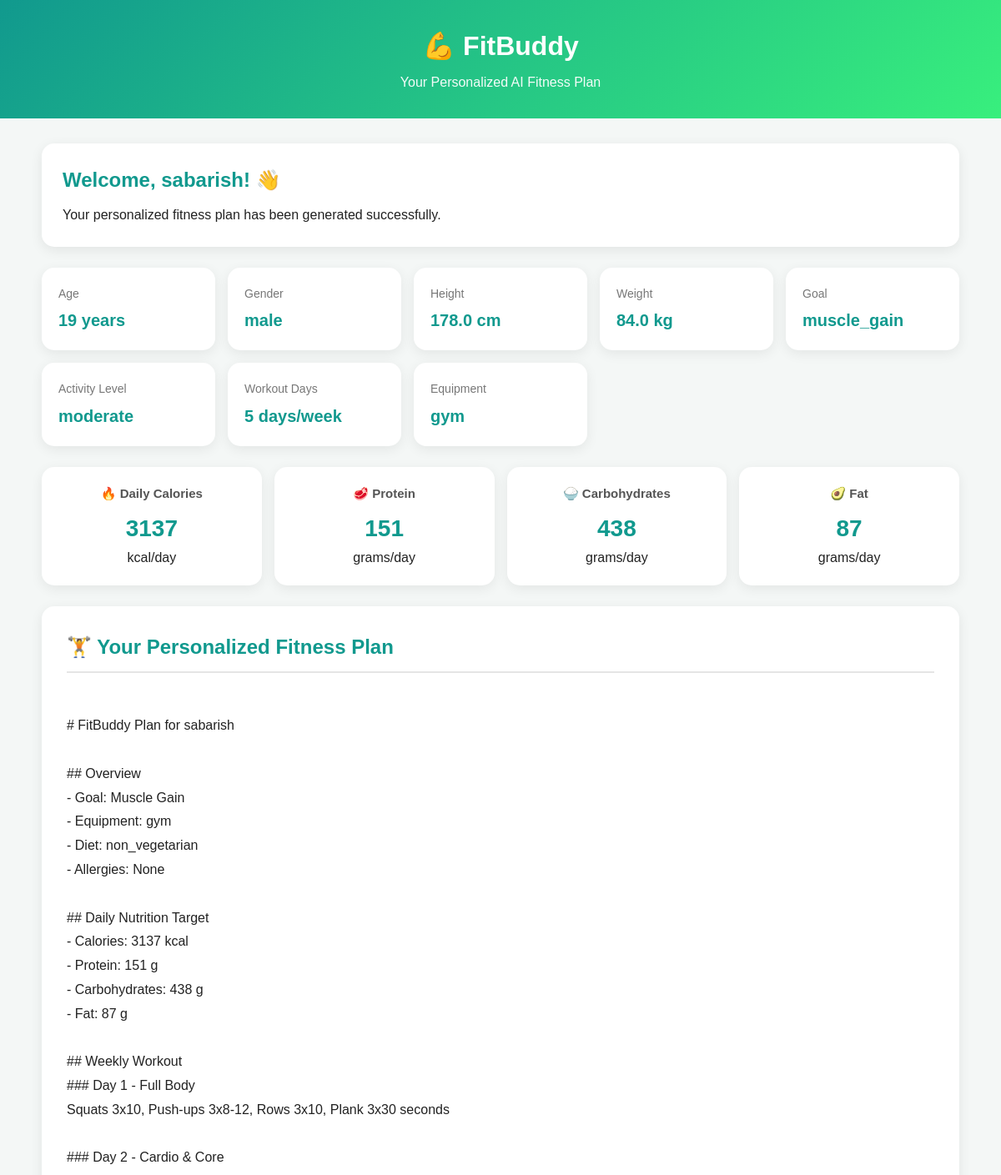
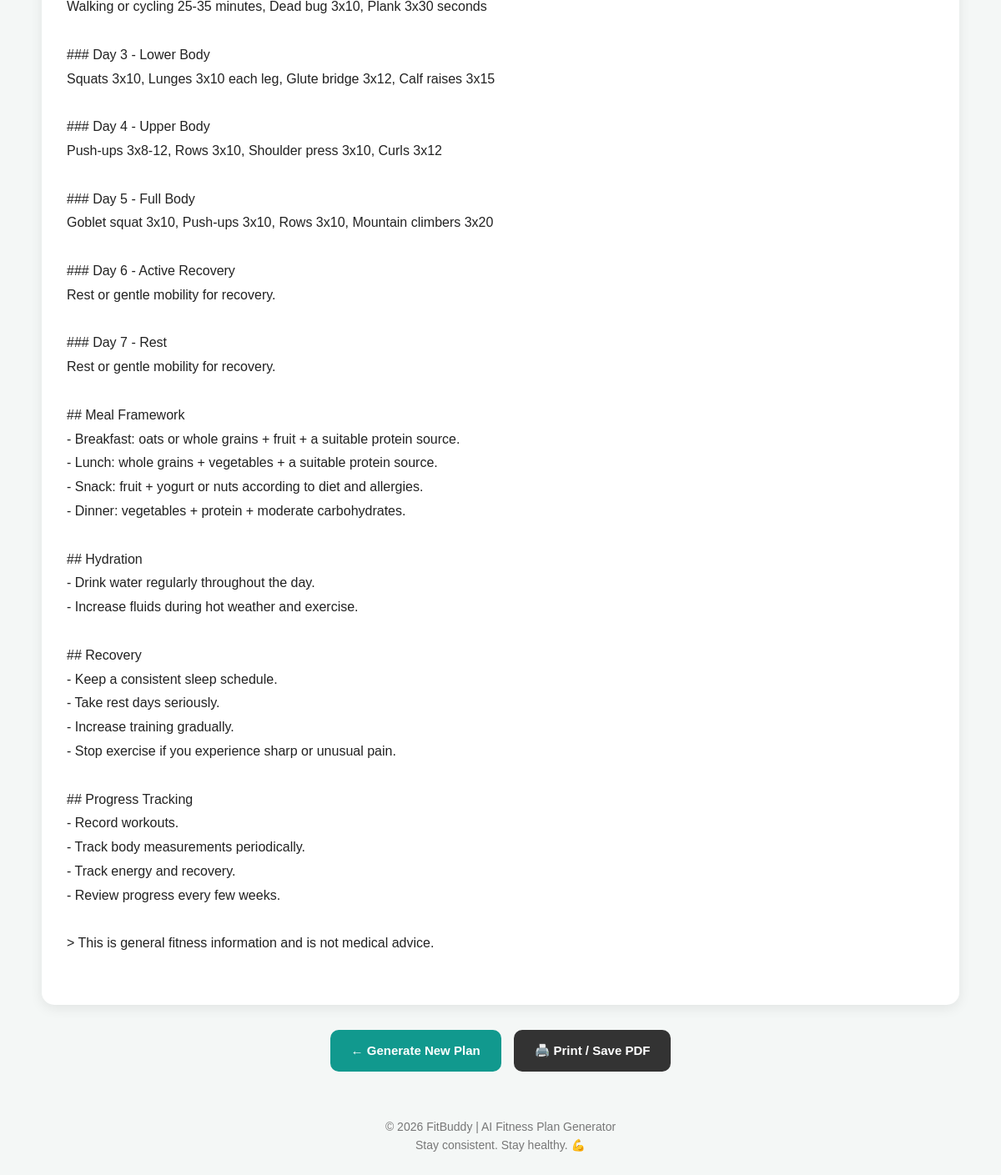
The page /result/1 on the database its author committed (2 pictures, top to bottom).
### tables this page shows
CREATE TABLE users (
    id INTEGER PRIMARY KEY AUTOINCREMENT,

    name TEXT NOT NULL,

    age INTEGER NOT NULL,

    gender TEXT NOT NULL,

    height_cm REAL NOT NULL,

    weight_kg REAL NOT NULL,

    goal TEXT NOT NULL,

    activity_level TEXT NOT NULL,

    workout_days INTEGER NOT NULL,

    equipment TEXT NOT NULL,

    diet TEXT NOT NULL,

    allergies TEXT DEFAULT '',

    created_at TEXT NOT NULL DEFAULT CURRENT_TIMESTAMP
);

CREATE TABLE fitness_plans (
    id INTEGER PRIMARY KEY AUTOINCREMENT,

    user_id INTEGER NOT NULL,

    plan_text TEXT NOT NULL,

    calories INTEGER,

    protein_g INTEGER,

    carbs_g INTEGER,

    fat_g INTEGER,

    created_at TEXT NOT NULL DEFAULT CURRENT_TIMESTAMP,

    FOREIGN KEY (user_id)
        REFERENCES users(id)
        ON DELETE CASCADE
);

### app/routes.py (the view)
@main_bp.get("/result/<int:plan_id>")
def result(
    plan_id
):
    plan = get_plan(
        plan_id
    )
    if plan is None:
        return (
            "Fitness plan not found.",
            404
        )
    bmi = calculate_bmi(
        plan["height_cm"],
        plan["weight_kg"]
    )
    return render_template(
        "result.html",
        plan=plan,
        bmi=bmi,
        bmi_label=bmi_category(
            bmi
        )
    )

### app/database.py (called while the page is built)
def get_db():
    if "db" not in g:
        g.db = sqlite3.connect(
            current_app.config["DATABASE"]
        )
        g.db.row_factory = sqlite3.Row
        g.db.execute(
            "PRAGMA foreign_keys = ON"
        )
    return g.db

def get_plan(plan_id):
    db = get_db()
    return db.execute(
        """
        SELECT
            p.*,

            u.name,
            u.goal,
            u.age,
            u.gender,
            u.height_cm,
            u.weight_kg,
            u.activity_level,
            u.workout_days,
            u.equipment,
            u.diet,
            u.allergies

        FROM fitness_plans p

        JOIN users u
            ON u.id = p.user_id

        WHERE p.id = ?
        """,
        (plan_id,)
    ).fetchone()

### app/nutrition.py (called while the page is built)
def calculate_bmi(
    height_cm,
    weight_kg
):
    height_m = height_cm / 100
    bmi = weight_kg / (
        height_m * height_m
    )
    return round(
        bmi,
        1
    )

def bmi_category(bmi):
    if bmi < 18.5:
        return "Underweight"
    elif bmi < 25:
        return "Healthy range"
    elif bmi < 30:
        return "Overweight"
    else:
        return "Obesity range"

### app/templates/result.html (shortened to what this page needs)
<!DOCTYPE html>
<html lang="en">
<head>
</head>
<body>
    <div class="header">
        <h1>💪 FitBuddy</h1>
        <p>Your Personalized AI Fitness Plan</p>
    </div>
    <div class="container">
        {% if plan %}
        <div class="welcome">
            <h2>
                Welcome, {{ plan["name"] }}! 👋
            </h2>
            <p>
                Your personalized fitness plan has been generated successfully.
            </p>
        </div>
        <div class="info-grid">
            <div class="info-card">
                <div class="label">
                    Age
                </div>
                <div class="value">
                    {{ plan["age"] }} years
                </div>
            </div>
            <div class="info-card">
                <div class="label">
                    Gender
                </div>
                <div class="value">
                    {{ plan["gender"] }}
                </div>
            </div>
            <div class="info-card">
                <div class="label">
                    Height
                </div>
                <div class="value">
                    {{ plan["height_cm"] }} cm
                </div>
            </div>
            <div class="info-card">
                <div class="label">
                    Weight
                </div>
                <div class="value">
                    {{ plan["weight_kg"] }} kg
                </div>
            </div>
            <div class="info-card">
                <div class="label">
                    Goal
                </div>
                <div class="value">
                    {{ plan["goal"] }}
                </div>
            </div>
            <div class="info-card">
                <div class="label">
                    Activity Level
                </div>
                <div class="value">
                    {{ plan["activity_level"] }}
                </div>
            </div>
            <div class="info-card">
                <div class="label">
                    Workout Days
                </div>
                <div class="value">
                    {{ plan["workout_days"] }} days/week
                </div>
            </div>
            <div class="info-card">
                <div class="label">
                    Equipment
                </div>
                <div class="value">
                    {{ plan["equipment"] }}
                </div>
            </div>
        </div>
        <div class="nutrition">
            <div class="nutrition-card">
                <h3>🔥 Daily Calories</h3>
                <div class="number">
                    {{ plan["calories"] }}
                </div>
                <p>kcal/day</p>
            </div>
            <div class="nutrition-card">
                <h3>🥩 Protein</h3>
                <div class="number">
                    {{ plan["protein_g"] }}
                </div>
                <p>grams/day</p>
            </div>
            <div class="nutrition-card">
                <h3>🍚 Carbohydrates</h3>
                <div class="number">
                    {{ plan["carbs_g"] }}
                </div>
                <p>grams/day</p>
            </div>
            <div class="nutrition-card">
                <h3>🥑 Fat</h3>
                <div class="number">
                    {{ plan["fat_g"] }}
                </div>
                <p>grams/day</p>
            </div>
        </div>
        <div class="plan-section">
            <h2>
                🏋️ Your Personalized Fitness Plan
            </h2>
            <div class="plan-text">
{{ plan["plan_text"] }}
            </div>
        </div>
        <div class="buttons">
            <a href="/" class="btn btn-primary">
                ← Generate New Plan
            </a>
            <button
                onclick="window.print()"
                class="btn btn-secondary">
                🖨️ Print / Save PDF
            </button>
        </div>
        {% endif %}
    </div>
    <div class="footer">
        <p>
            © 2026 FitBuddy | AI Fitness Plan Generator
        </p>
        <p>
            Stay consistent. Stay healthy. 💪
        </p>
    </div>
</body>
</html>

### app/templates/result.html (style rules this page uses)
* { box-sizing: border-box; margin: 0; padding: 0; }
body { font-family: Arial, Helvetica, sans-serif; background: #f4f7f6; color: #222; line-height: 1.6; }
.header { background: linear-gradient(135deg, #11998e, #38ef7d); color: white; padding: 30px 20px; text-align: center; }
.header h1 { font-size: 32px; margin-bottom: 5px; }
.header p { font-size: 16px; opacity: 0.95; }
.container { width: 92%; max-width: 1100px; margin: 30px auto; }
.welcome { background: white; padding: 25px; border-radius: 15px; margin-bottom: 25px; box-shadow: 0 4px 15px rgba(0, 0, 0, 0.08); }
.welcome h2 { color: #11998e; margin-bottom: 10px; }
.info-grid { display: grid; grid-template-columns: repeat(auto-fit, minmax(180px, 1fr)); gap: 15px; margin-bottom: 25px; }
.info-card { background: white; padding: 20px; border-radius: 15px; box-shadow: 0 4px 15px rgba(0, 0, 0, 0.07); }
.info-card .label { color: #777; font-size: 14px; margin-bottom: 5px; }
.info-card .value { font-size: 20px; font-weight: bold; color: #11998e; }
.nutrition { display: grid; grid-template-columns: repeat(auto-fit, minmax(180px, 1fr)); gap: 15px; margin-bottom: 25px; }
.nutrition-card { background: white; padding: 20px; border-radius: 15px; text-align: center; box-shadow: 0 4px 15px rgba(0, 0, 0, 0.07); }
.nutrition-card h3 { color: #555; font-size: 15px; margin-bottom: 8px; }
.nutrition-card .number { font-size: 28px; font-weight: bold; color: #11998e; }
.plan-section { background: white; padding: 30px; border-radius: 15px; box-shadow: 0 4px 15px rgba(0, 0, 0, 0.08); margin-bottom: 25px; }
.plan-section h2 { color: #11998e; margin-bottom: 20px; border-bottom: 2px solid #e5e5e5; padding-bottom: 10px; }
.plan-text { white-space: pre-wrap; font-size: 16px; line-height: 1.8; }
.buttons { display: flex; gap: 15px; justify-content: center; flex-wrap: wrap; margin: 30px 0; }
.btn { text-decoration: none; padding: 13px 25px; border-radius: 10px; border: none; cursor: pointer; font-size: 15px; font-weight: bold; display: inline-block; }
.btn-primary { background: #11998e; color: white; }
.btn-secondary { background: #333; color: white; }
.footer { text-align: center; padding: 25px; color: #777; font-size: 14px; }

### rows shown on the page
users: name "sabarish", age "19", gender "male", height_cm "178.0", weight_kg "84.0", goal "muscle_gain", activity_level "moderate", workout_days "5", equipment "gym"
fitness_plans: calories "3137", protein_g "151", carbs_g "438", fat_g "87", plan_text "# FitBuddy Plan for sabarish ## Overview - Goal: Muscle Gain - Equipment: gym - Diet: non_vegetarian - Allergies: None ## Daily Nutrition Target - Calories: 3137 kcal - Protein: 151 g - Carbohydrates: 438 g - Fat: 87 g ## Weekly Workout ### Day 1 - Full Body Squats 3x10, Push-ups 3x8-12, Rows 3x10, Plank 3x30 seconds ### Day 2 - Cardio & Core Walking or cycling 25-35 minutes, Dead bug 3x10, Plank 3x30 seconds ### Day 3 - Lower Body Squats 3x10, Lunges 3x10 each leg, Glute bridge 3x12, Calf raises 3x15 ### Day 4 - Upper Body Push-ups 3x8-12, Rows 3x10, Shoulder press 3x10, Curls 3x12 ### Day 5 - Full Body Goblet squat 3x10, Push-ups 3x10, Rows 3x10, Mountain climbers 3x20 ### Day 6 - Active…"
